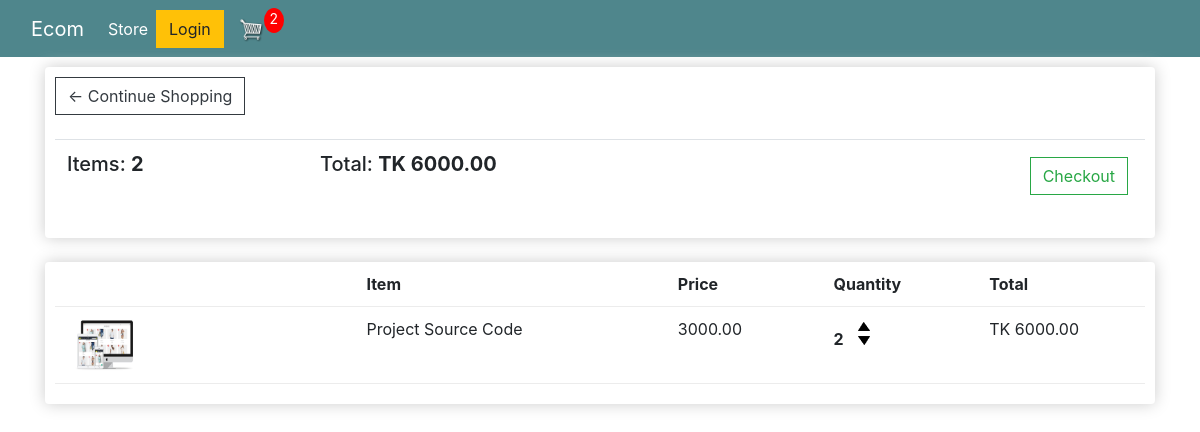
The app's page /cart/ (signed in), older data.
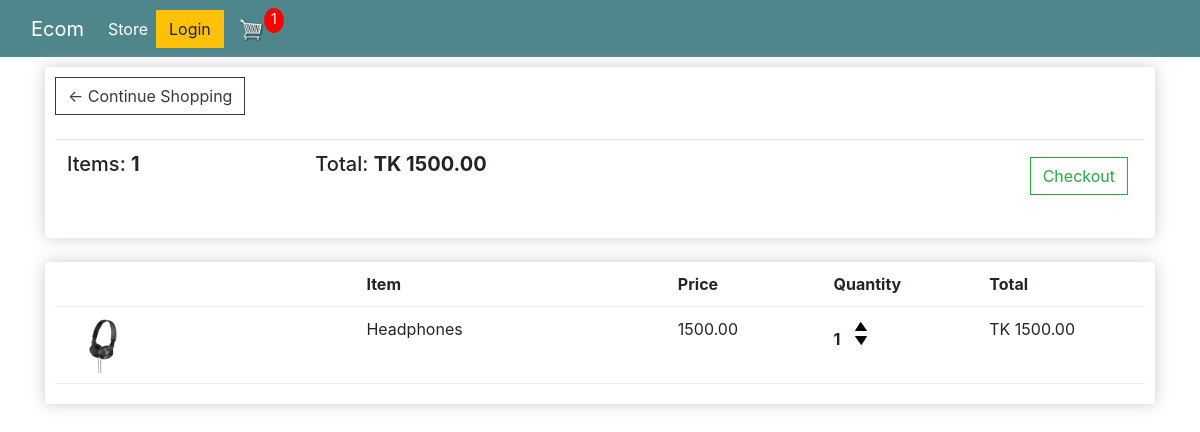
The same page, newer data.
### store/models.py (models this page shows, shortened)
class Order(models.Model):
    customer = models.ForeignKey(Customer, on_delete=models.SET_NULL, blank=True, null=True)
    date_ordered = models.DateTimeField(auto_now_add=True)
    complete = models.BooleanField(default=False, null=True, blank=False)
    transaction_id = models.CharField(max_length=200, null=True)
    @property
    def get_cart_total(self):
        orderitems = self.orderitem_set.all()
        total = sum([item.get_total for item in orderitems])
        return total
    @property
    def get_cart_items(self):
        orderitems = self.orderitem_set.all()
        total = sum([item.quantity for item in orderitems])
        return total

class OrderItem(models.Model):
    product = models.ForeignKey(Product, on_delete=models.SET_NULL, blank=True, null=True)
    order = models.ForeignKey(Order, on_delete=models.SET_NULL, blank=True, null=True)
    quantity = models.IntegerField(default=0, null=True, blank=True)
    date_added = models.DateTimeField(auto_now_add=True)
    @property
    def get_total(self):
        total = self.product.price*self.quantity
        return total

class Product(models.Model):
    name = models.CharField(max_length=200, null=True)
    price = models.DecimalField(max_digits=8, decimal_places=2)
    digital = models.BooleanField(default=False, null=True, blank=False)
    image = models.ImageField(null = True, blank = True)
    @property
    def imageURL(self):
        try:
            url = self.image.url
        except:
            url = ''
        return url

### store/views.py (the view)
# urls.py: path('cart/', views.cart, name='cart'),
def cart(request):
    if request.user.is_authenticated:
        customer = request.user.customer
        order, created = Order.objects.get_or_create(customer=customer, complete=False)
        items = order.orderitem_set.all()
        cartItems = order.get_cart_items
    else:
        items = []
        order = {'get_cart_total':0, 'get_cart_items':0,'shipping':False}
        cartItems = order['get_cart_items']
    context = {'items':items, 'order':order, 'cartItems':cartItems}
    return render(request, 'store/cart.html', context)

### store/templates/store/cart.html
{% extends 'store/main.html' %}
{% load static %}
{% block content %}
   <div class="row">
        <div class="col-lg-12">
            <div class="box-element">
                <a class="btn btn-outline-dark" href="{% url 'store' %}">&#x2190; Continue Shopping</a>
                <br>
                <br>
                <table class="table">
                    <tr>
                        <th><h5>Items: <strong>{{order.get_cart_items}}</strong></h5></th>
                        <th><h5>Total: <strong>TK {{order.get_cart_total|floatformat:2}}</strong></h5></th>
                        <th>
                            <a style="float: right; margin:5px" class="btn btn-outline-success" href="{% url 'checkout' %}">Checkout</a>
                        </th>
                    </tr>
                </table>
            </div>
            <br>
            <div class="box-element">
                <div class="cart-row">
                     <div style="flex:2"></div>
                     <div style="flex:2"> <strong>Item</strong> </div>
                     <div style="flex:1"> <strong>Price</strong> </div>
                     <div style="flex:1"> <strong>Quantity</strong> </div>
                     <div style="flex:1"> <strong>Total</strong> </div>
                </div>
            {% for item in items %}
            <div class="cart-row">
                     <div style="flex:2"> <img class="row-image" src="{{item.product.imageURL}}" alt=""> </div>
                     <div style="flex:2">{{item.product.name}}</div>
                     <div style="flex:1">{{item.product.price | floatformat:2}}</div>
                     <div style="flex:1">
                        <p class="quantity">{{item.quantity}}</p>
                        <div class="quantity">
                            <img data-product={{item.product.id}} data-action="add" class="chg-quantity update-cart" src="{% static 'images/arrow-up.png' %}">
                            <img data-product={{item.product.id}} data-action="remove" class="chg-quantity update-cart" src="{% static 'images/arrow-down.png' %}">
                        </div>
                    </div>
                     <div style="flex:1">TK {{item.get_total}}</div>
                </div>
            {% endfor %}
            </div>
        </div>
   </div>
{% endblock content %}

### store/templates/store/main.html (shortened to what this page needs)
<!DOCTYPE html>
{% load static %}
<html lang="en">
<head>
    <link rel="stylesheet" href="https://stackpath.bootstrapcdn.com/bootstrap/4.4.1/css/bootstrap.min.css"
>
    <link rel="stylesheet" type="text/css" href="{% static 'css/main.css' %}">
</head>
<body>
    <nav class="navbar navbar-expand-lg navbar-dark bg-dark">
        <div class="container-fluid">
            <a class="navbar-brand" href="{% url 'store' %}">Ecom</a>
            <div class="collapse navbar-collapse" id="navbarSupportedContent">
                <ul class="navbar-nav me-auto mb-2 mb-lg-0">
                    <li class="nav-item">
                        <a class="nav-link active" aria-current="page" href="{% url 'store' %}">Store</a>
                    </li>
                </ul>
                <div class="form-inline my-2 my-lg-0">
                    <a href="#" class="btn btn-warning">Login</a>
                    <a href="{% url 'cart' %}">
                        <img id="cart-icon" src="{% static 'images/cart.png' %}">
                    </a>
                    <p id="cart-total">{{cartItems}}</p>
                </div>
            </div>
        </div>
    </nav>
    <div class="container">
        {% block content %}
        {% endblock content %}
    </div>
</body>
</html>

### static/css/main.css (style rules this page uses)
.box-element { box-shadow:hsl(0, 0%, 80%) 0 0 16px; background-color: #fff; border-radius: 4px; padding: 10px; }
.bg-dark { background-color: #4f868c!important; }
#cart-icon { width:25px; display: inline-block; margin-left: 15px; }
#cart-total { display: block; text-align: center; color:#fff; background-color: red; width: 20px; height: 25px; border-radius: 50%; font-size: 14px; }
.col-lg-4, .col-lg-6, .col-lg-8, .col-lg-12 { margin-top: 10px; }
.btn { border-radius: 0; }
.row-image { width: 100px; }
.cart-row { display: flex; align-items: flex-stretch; padding-bottom: 10px; margin-bottom: 10px; border-bottom: 1px solid #ececec; }
.quantity { display: inline-block; font-weight: 700; padding-right:10px; }
.chg-quantity { width: 12px; cursor: pointer; display: block; margin-top: 5px; transition:.1s; }

Row changes from the older to the newer data that the page shows:
no longer on this page (row edited): Order: get_cart_items "2", get_cart_total "6000.00"
removed OrderItem: product.imageURL (picture), product.name "Project Source Code", product.price "3000.00", quantity "2", get_total "6000.00"
added Order: get_cart_items "1", get_cart_total "1500.00"
added OrderItem: product.imageURL (picture), product.name "Headphones", product.price "1500.00", quantity "1", get_total "1500.00"
Text that changed along with them:
{{ cartItems }}: "2" → "1"
